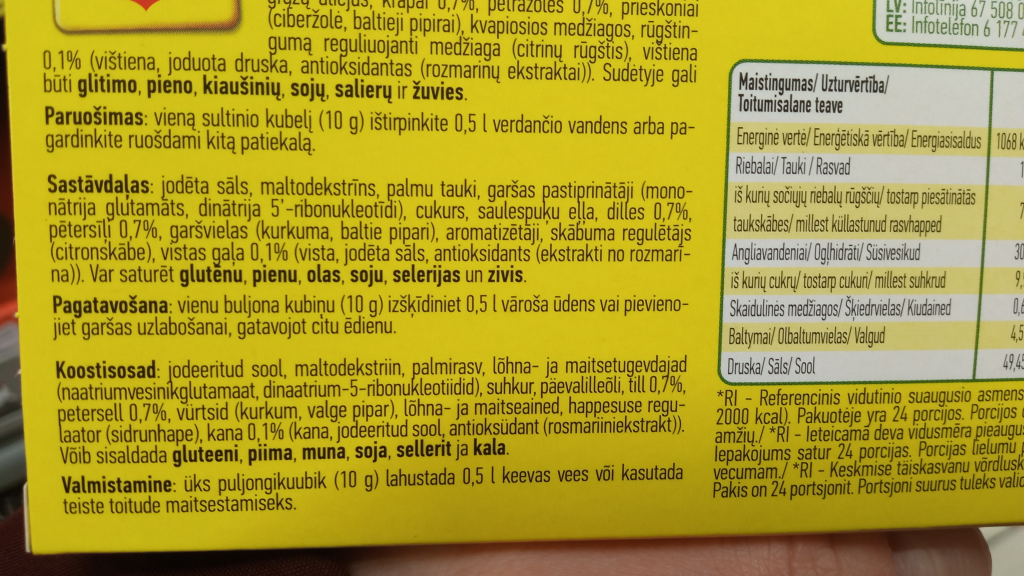
#> input picture images_raw/n100.jpg, 4096 x 2304 px, given in place of n1.jpg, which was not available (shown at 1/4 size)
$ python extract_processed_text_combined.py
#> lines starting #> are read from the running program, lines starting #| are printed output that depends on the picture; after the words box and inside, x2 and y2 are one past the last pixel; in counts of white or black regions, pixels touching at a corner belong together; pictures that were not available may be replaced by others from this repository, and a replacement may not be noted
import cv2
import pytesseract

# get grayscale image
def get_grayscale(image):
    return cv2.cvtColor(image, cv2.COLOR_BGR2GRAY)

IMG_DIR = 'images_raw/' # directory with the original images
IMG_DIR_AFTER = 'images_processed/combined/' #directory storing pre-processed images
TXT_DIR = 'texts_processed/combined/' # directory storing OCR result from the pre-processed images

product_type = ["n", "v"]
#test images from 1 to 100 for both non-vegan and vegan products
for t in product_type:
    for x in range(1, 5):
        img_name = t + str(x)
        #import image
        img = cv2.imread(IMG_DIR + img_name + '.jpg',0)
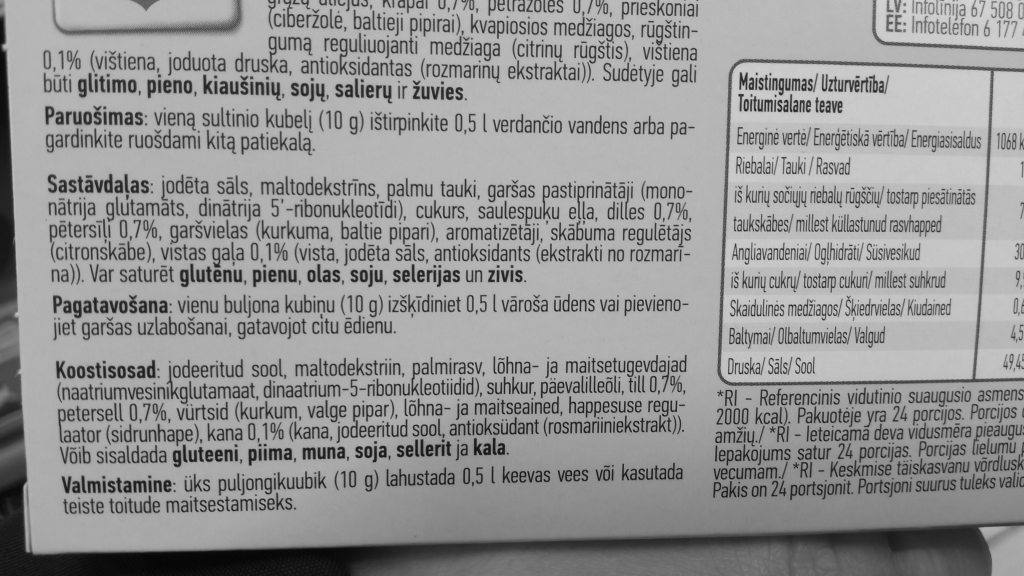
#> img: shape (2304, 4096) (shown at 1/4 size); min 2, max 219, mean 147.7

        #convert image to black and white, and store in a directory
        #image_greyscale = get_grayscale(image)


        #img = cv2.imread('sudoku.png',0)
        img = cv2.medianBlur(img,5)
        image2 = cv2.adaptiveThreshold(img,255,cv2.ADAPTIVE_THRESH_GAUSSIAN_C,\
                    cv2.THRESH_BINARY,11,2)
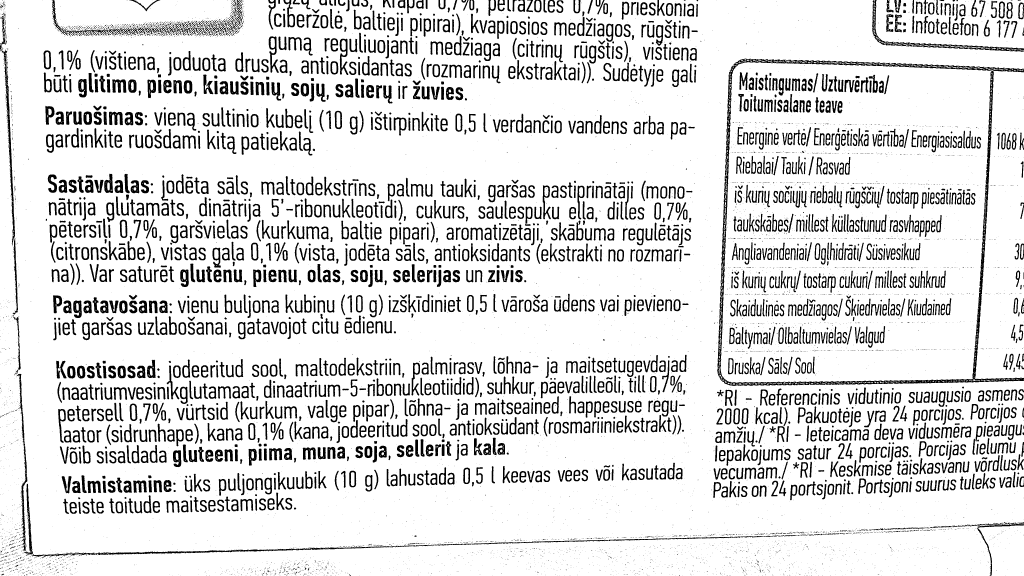
#> image2: shape (2304, 4096) (shown at 1/4 size); 85.5% white; 9230 black regions (6707 under 20 px), largest, box (x1, y1, x2, y2) and area: (2869, 234, 4096, 1544) 51049, (97, 1935, 1590, 2233) 10492, (3489, 0, 4096, 207) 7702


        cv2.imwrite(IMG_DIR_AFTER + img_name + ".png", image2)

        #OCR configuration
        custom_config = r'--oem 3 --psm 6'

        #extract text from preprocesed image, and store in in a text file
#> (the run stopped early here; a loop or call above may not have finished)
